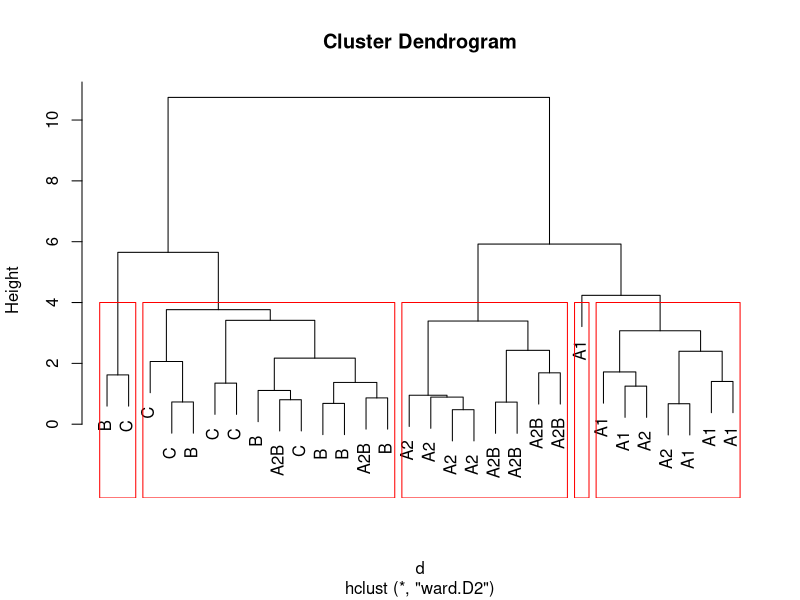
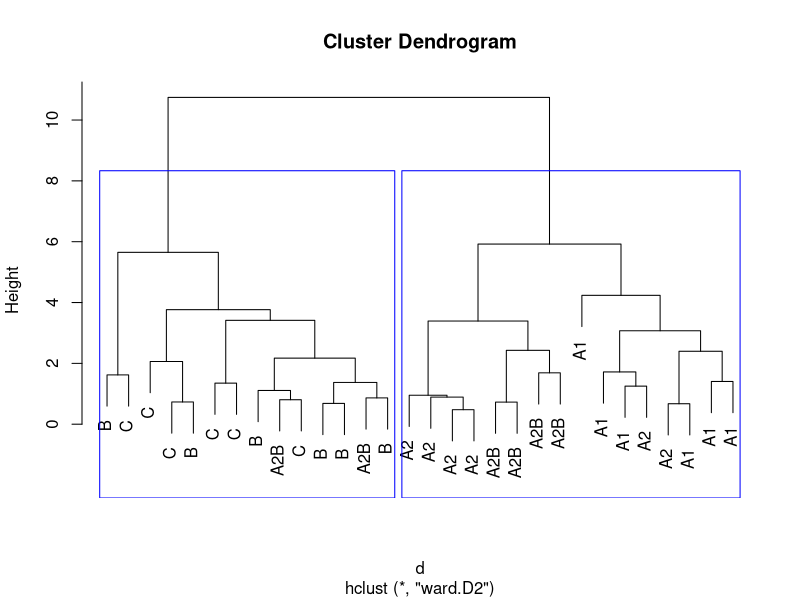

These charts were generated, in order, by the following R code:
# Report 5. Cluster analysis
# Student Kirill Shmonin
# Department of Soil Geography. Option 52
#count data
cludat <- read.csv("data5_var52.csv",dec=",",sep = ";", check.names = F)
cludat
# check the dimension of the data
dim(cludat)
# see the names
names(cludat)
# Let's look at the data structure
str(cludat)
# write only quantitative features to mydata
mydata <- cludat[ ,4:8]; mydata
# Data preparation
##Remove columns and rows where there are NA values
mydata <- na.omit(mydata)
##Normalization of variables
mydata <- scale(mydata); mydata
#check that the data is indeed standardized
summary(mydata)
#Construct a dendrogram using Euclid's distance and Ward's method as the union method.
##Hierarchical classification
###Build a matrix of Euclidean distances between objects
d <- dist(mydata, method = "euclidean")
###Calculate the dendrogram using the Ward method
fit <- hclust(d, method="ward.D2")
###Let's draw a dendrogram and sign the names
plot(fit, labels = cludat$horizon)
###Let's make a section of the dendrogram into 5 classes
groups <- cutree(fit, k=5)
###Let's draw red boxes around 5 classes
rect.hclust(fit, k=5, border="red")
# Let's make a section of the dendrogram into 2 classes
plot(fit, labels = cludat$horizon)
groups <- cutree(fit, k=2)
# Draw blue boxes around the 2 classes
rect.hclust(fit, k=2, border="blue")

